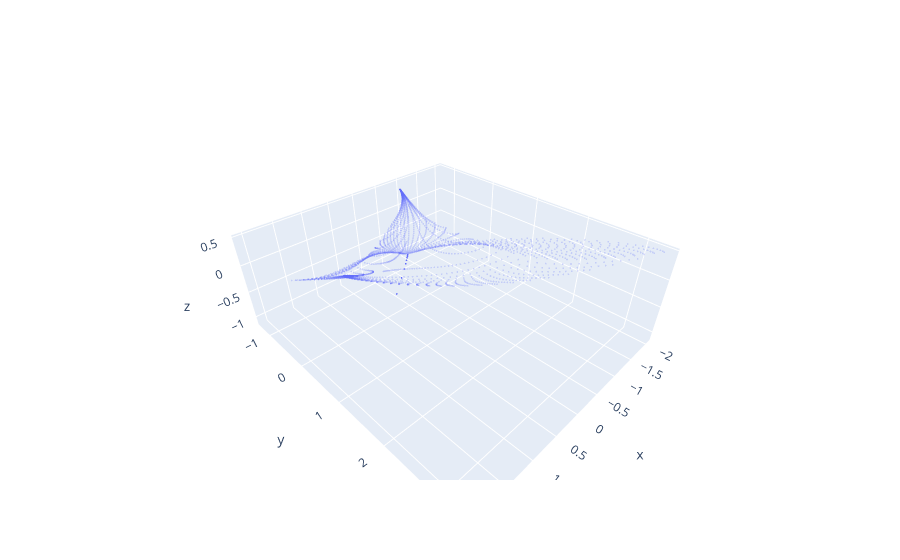

Notebook cell for this chart:
### Code cell
import numpy as np
import plotly.graph_objects as go
from plotly.subplots import make_subplots

net.sigma_in = 0.
net.sigma_rec = 0
#x = lds.output_layer(lds.forward(u))
u, z, mask, conditions  = generate_trials(
                            n_trials=25)
x = net.forward(u)
#x = x-torch.mean(x,dim=[0,1],keepdim=True)
x = x.detach().cpu().numpy()[:,:,:]
n_neurons = x.shape[2]

pca = PCA(n_components=3).fit(x.reshape(-1, x.shape[2]))
x_proj = pca.transform(x.reshape(-1, x.shape[2])).reshape(x.shape[0], x.shape[1], 3)
print(x_proj.shape)
rows = []
for k in range(x.shape[0]):
    for t in range(x_proj.shape[1]):
        rows.append({'trial': k,
                     'theta': conditions[k]['theta'],
                     't': t,
                     'z_1': x_proj[k, t, 0],
                     'z_2': x_proj[k, t, 1],
                     'z_3': x_proj[k, t, 2],})
new_df = pd.DataFrame(rows)
new_df_mean = new_df.groupby(['theta', 't']).mean().reset_index()


fig = make_subplots(
     rows=1, cols=1,
     specs=[[{"type": "scene"}]])


z = new_df_mean.z_3.values

y = new_df_mean.z_2.values
x = new_df_mean.z_1.values

fig.add_trace(go.Scatter3d(x=x, y=y, z=z,mode='markers',opacity = .25,marker=dict(size=1)))

### Figure 1 — Plotly figure (JSON) as saved in the notebook; plotly's stock layout.template omitted (floating-point values rounded to 4 significant figures; data arrays with more than 128 entries replaced by an {"elided": "..."} marker saying what was removed)
{"data": [{"marker": {"size": 1}, "mode": "markers", "opacity": 0.25, "x": {"elided": "3750 float values"}, "y": {"elided": "3750 float values"}, "z": {"elided": "3750 float values"}, "type": "scatter3d"}], "layout": {"scene": {"domain": {"x": [0.0, 1.0], "y": [0.0, 1.0]}}}}
